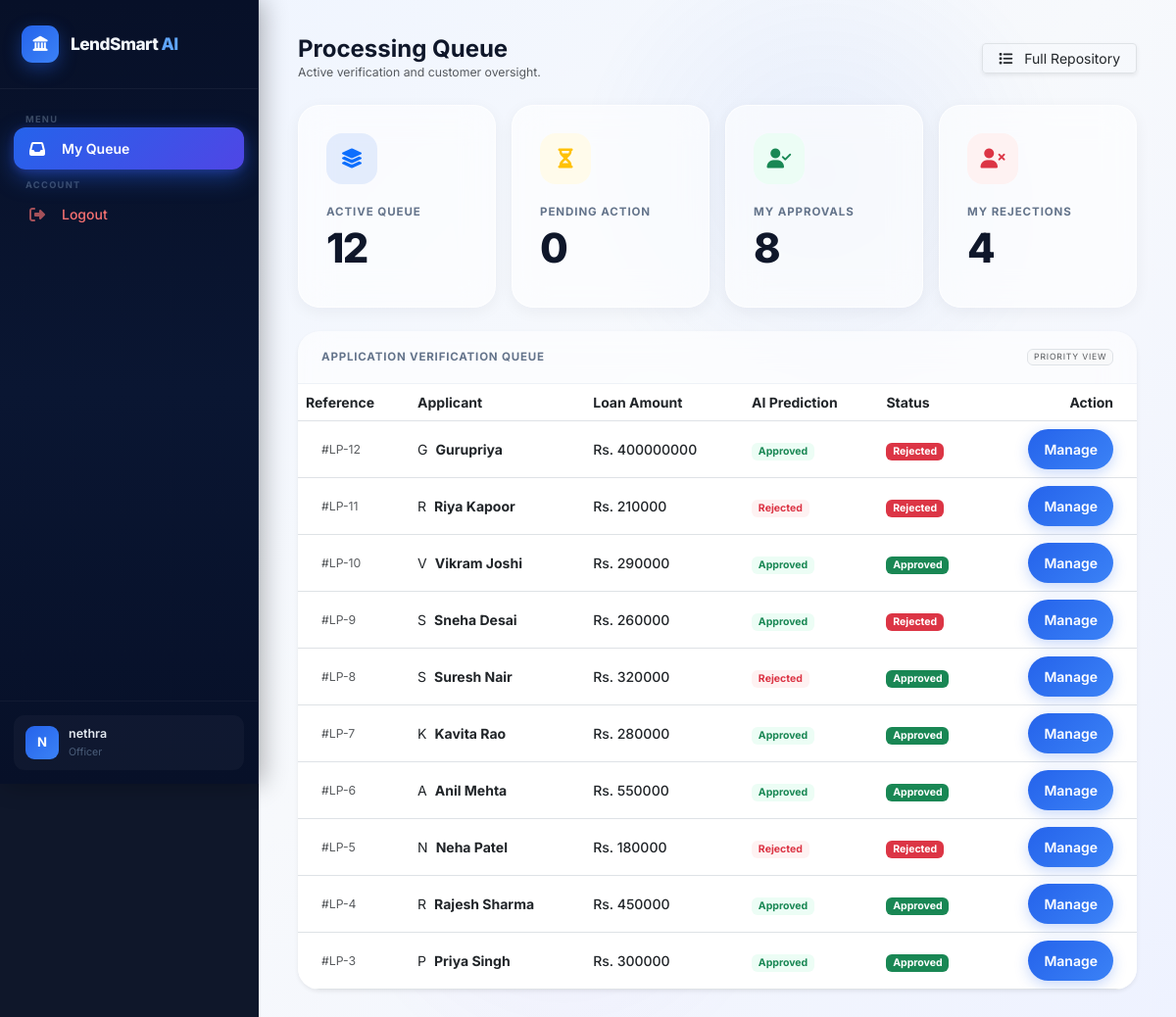
The app's page /officer-dashboard/ (signed in) with its own data.
### loan_app/models.py (models this page shows, shortened)
class User(AbstractUser):
    ROLE_CHOICES = [
        ('admin', 'Admin'),
        ('officer', 'Loan Officer'),
        ('applicant', 'Applicant'),
    ]
    role = models.CharField(max_length=20, choices=ROLE_CHOICES, default='applicant')
    phone = models.CharField(max_length=15, blank=True, null=True)
    employee_id = models.CharField(max_length=20, blank=True, null=True, unique=True)
    department = models.CharField(max_length=50, blank=True, null=True)
    joined_date = models.DateTimeField(auto_now_add=True)

class LoanApplication(models.Model):
    user = models.ForeignKey(User, on_delete=models.CASCADE, related_name='applications')
    applicant_name = models.CharField(max_length=100)
    email = models.EmailField()
    phone = models.CharField(max_length=15)
    age = models.IntegerField()
    gender = models.CharField(max_length=10, choices=[('Male', 'Male'), ('Female', 'Female'), ('Other', 'Other')])
    marital_status = models.CharField(max_length=20, choices=[('Single', 'Single'), ('Married', 'Married')])
    dependents = models.IntegerField(default=0)
    education = models.CharField(max_length=50, choices=[('Graduate', 'Graduate'), ('Not Graduate', 'Not Graduate')])
    self_employed = models.CharField(max_length=3, choices=[('Yes', 'Yes'), ('No', 'No')], default='No')
    employment_type = models.CharField(max_length=50, choices=[('Salaried', 'Salaried'), ('Business', 'Business')])
    income_annum = models.FloatField(default=0.0)
    loan_amount = models.FloatField()
    loan_term = models.IntegerField(help_text="Loan Term in months")
    cibil_score = models.IntegerField(default=300)
    property_area = models.CharField(max_length=20, choices=[('Urban', 'Urban'), ('Semiurban', 'Semiurban'), ('Rural', 'Rural')])
    residential_assets_value = models.FloatField(default=0.0)
    commercial_assets_value = models.FloatField(default=0.0)
    luxury_assets_value = models.FloatField(default=0.0)
    bank_asset_value = models.FloatField(default=0.0)
    STATUS_CHOICES = [
        ('pending', 'Pending'),
        ('approved', 'Approved'),
        ('rejected', 'Rejected'),
        ('review', 'Under Review'),
    ]
    prediction = models.CharField(max_length=20, blank=True, null=True)
    ml_prediction = models.CharField(max_length=20, blank=True, null=True)
    admin_decision = models.CharField(max_length=20, blank=True, null=True)
    prediction_match = models.BooleanField(default=True)
    prediction_confidence = models.FloatField(blank=True, null=True)
    status = models.CharField(max_length=20, choices=STATUS_CHOICES, default='pending')
    admin_override = models.BooleanField(default=False)
    prediction_match = models.BooleanField(default=False)
    processed_by = models.ForeignKey(User, related_name='processed_loans', null=True, blank=True, on_delete=models.SET_NULL)
    processed_at = models.DateTimeField(null=True, blank=True)
    admin_notes = models.TextField(blank=True, null=True)
    created_at = models.DateTimeField(auto_now_add=True)
    updated_at = models.DateTimeField(auto_now=True)
    @property
    def effective_ml_prediction(self):
        return self.ml_prediction or self.prediction

### loan_app/views.py (the view)
# urls.py: path('officer-dashboard/', views.officer_dashboard_view, name='officer_dashboard'),
@login_required
def officer_dashboard_view(request):
    if request.user.role != 'officer':
        messages.error(request, "Unauthorized access.")
        return redirect('home')
    applications = LoanApplication.objects.all()
    total_apps = applications.count()
    approved_count = applications.filter(status='approved').count()
    rejected_count = applications.filter(status='rejected').count()
    pending_count = applications.filter(status__in=['pending', 'review']).count()
    context = {
        'total_applications': total_apps,
        'approved_loans': approved_count,
        'rejected_loans': rejected_count,
        'pending_loans': pending_count,
        'recent_applications': applications.order_by('-created_at')[:10],
    }
    return render(request, 'officer/dashboard.html', context)

### templates/officer/dashboard.html (shortened to what this page needs)
{% extends 'base.html' %}
{% block content %}
<div class="d-flex justify-content-between align-items-center mb-4">
    <div>
        <h4 class="fw-bold mb-0 text-slate-800">Processing Queue</h4>
        <p class="text-muted small mb-0">Active verification and customer oversight.</p>
    </div>
    <a href="{% url 'admin_application_list' %}" class="btn btn-white border shadow-sm btn-sm px-3">
        <i class="fas fa-list me-2"></i> Full Repository
    </a>
</div>
<div class="row g-3 mb-4">
    <div class="col-md-3">
        <div class="card kpi-card">
            <div class="kpi-icon bg-primary-light text-primary"><i class="fas fa-layer-group"></i></div>
            <div class="kpi-data">
                <div class="kpi-label">Active Queue</div>
                <div class="kpi-value">{{ total_applications|default:0 }}</div>
            </div>
        </div>
    </div>
    <div class="col-md-3">
        <div class="card kpi-card">
            <div class="kpi-icon text-warning" style="background: #fffbeb;"><i class="fas fa-hourglass-half"></i></div>
            <div class="kpi-data">
                <div class="kpi-label">Pending Action</div>
                <div class="kpi-value">{{ pending_loans|default:0 }}</div>
            </div>
        </div>
    </div>
    <div class="col-md-3">
        <div class="card kpi-card">
            <div class="kpi-icon text-success" style="background: #ecfdf5;"><i class="fas fa-user-check"></i></div>
            <div class="kpi-data">
                <div class="kpi-label">My Approvals</div>
                <div class="kpi-value">{{ approved_loans|default:0 }}</div>
            </div>
        </div>
    </div>
    <div class="col-md-3">
        <div class="card kpi-card">
            <div class="kpi-icon text-danger" style="background: #fef2f2;"><i class="fas fa-user-xmark"></i></div>
            <div class="kpi-data">
                <div class="kpi-label">My Rejections</div>
                <div class="kpi-value">{{ rejected_loans|default:0 }}</div>
            </div>
        </div>
    </div>
</div>
<div class="card shadow-sm border-0">
    <div class="card-header d-flex justify-content-between align-items-center">
        <span>Application Verification Queue</span>
        <span class="badge bg-light text-muted border fw-normal">Priority View</span>
    </div>
    <div class="card-body p-0">
        <div class="table-responsive">
            <table class="table table-hover align-middle mb-0">
                <thead>
                    <tr>
                        <th>Reference</th>
                        <th>Applicant</th>
                        <th>Loan Amount</th>
                        <th>AI Prediction</th>
                        <th>Status</th>
                        <th class="text-end pe-4">Action</th>
                    </tr>
                </thead>
                <tbody>
                    {% for app in recent_applications %}
                    <tr>
                        <td class="ps-4 text-muted small">#LP-{{ app.id }}</td>
                        <td>
                            <div class="d-flex align-items-center gap-2">
                                <div class="avatar-initial">{{ app.applicant_name|slice:":1"|upper }}</div>
                                <div class="fw-bold">{{ app.applicant_name }}</div>
                            </div>
                        </td>
                        <td class="fw-medium">Rs. {{ app.loan_amount|floatformat:0 }}</td>
                        <td>
                            <span class="badge {% if app.effective_ml_prediction|lower == 'approved' %}bg-success-light text-success{% elif app.effective_ml_prediction|lower == 'rejected' %}bg-danger-light text-danger{% else %}bg-light text-muted border{% endif %}" style="{% if app.effective_ml_prediction|lower == 'approved' %}background: #ecfdf5;{% elif app.effective_ml_prediction|lower == 'rejected' %}background: #fef2f2;{% endif %}">
                                {{ app.effective_ml_prediction|default:'Pending'|capfirst }}
                            </span>
                        </td>
                        <td>
                            <span class="badge {% if app.status == 'approved' %}bg-success{% elif app.status == 'rejected' %}bg-danger{% else %}bg-warning text-dark{% endif %}">
                                {{ app.get_status_display }}
                            </span>
                        </td>
                        <td class="text-end pe-4">
                            <a href="{% url 'admin_application_detail' app.id %}" class="btn btn-sm btn-primary px-3 rounded-pill">Manage</a>
                        </td>
                    </tr>
                    {% empty %}
                    <tr><td colspan="6" class="text-center py-5 text-muted">No applications found in your operational queue.</td></tr>
                    {% endfor %}
                </tbody>
            </table>
        </div>
    </div>
</div>
{% endblock %}

### templates/base.html (shortened to what this page needs)
<!DOCTYPE html>
<html lang="en">
<head>
    <link href="https://cdn.jsdelivr.net/npm/bootstrap@5.3.0/dist/css/bootstrap.min.css" rel="stylesheet">
    <link href="https://cdnjs.cloudflare.com/ajax/libs/font-awesome/6.4.0/css/all.min.css" rel="stylesheet">
</head>
<body>
    {% if request.resolver_match.url_name not in 'home,login,register' %}
    <aside class="sidebar" id="mainSidebar">
        <div class="sidebar-brand">
            <div class="brand-icon"><i class="fas fa-landmark"></i></div>
            <div class="brand-text">LendSmart <span>AI</span></div>
        </div>
        <nav class="sidebar-nav">
            {% if user.is_authenticated %}
                {% if user.role == 'admin' %}
                    <div class="nav-section">
                        <span class="nav-label">Menu</span>
                        <div class="nav-item"><a href="{% url 'admin_dashboard' %}" class="nav-link {% if request.resolver_match.url_name == 'admin_dashboard' %}active{% endif %}"><i class="fas fa-chart-line"></i> Dashboard</a></div>
                        <div class="nav-item"><a href="{% url 'admin_application_list' %}" class="nav-link {% if 'application' in request.resolver_match.url_name %}active{% endif %}"><i class="fas fa-folder-open"></i> Applications</a></div>
                        <div class="nav-item"><a href="{% url 'admin_officer_list' %}" class="nav-link {% if 'officer' in request.resolver_match.url_name %}active{% endif %}"><i class="fas fa-users"></i> Loan Officers</a></div>
                    </div>
                    <div class="nav-section">
                        <span class="nav-label">Account</span>
                        <div class="nav-item"><a href="{% url 'logout' %}" class="nav-link nav-logout"><i class="fas fa-sign-out-alt"></i> Logout</a></div>
                    </div>
                {% elif user.role == 'officer' %}
                    <div class="nav-section">
                        <span class="nav-label">Menu</span>
                        <div class="nav-item"><a href="{% url 'officer_dashboard' %}" class="nav-link {% if request.resolver_match.url_name == 'officer_dashboard' %}active{% endif %}"><i class="fas fa-inbox"></i> My Queue</a></div>
                    </div>
                    <div class="nav-section">
                        <span class="nav-label">Account</span>
                        <div class="nav-item"><a href="{% url 'logout' %}" class="nav-link nav-logout"><i class="fas fa-sign-out-alt"></i> Logout</a></div>
                    </div>
                {% endif %}
            {% endif %}
        </nav>
        {% if user.is_authenticated %}
        <div class="sidebar-footer">
            <div class="sidebar-user">
                <div class="user-avatar">{{ user.username|slice:":1"|upper }}</div>
                <div>
                    <div class="user-name">{{ user.username }}</div>
                    <div class="user-role">{{ user.role|capfirst }}</div>
                </div>
            </div>
        </div>
        {% endif %}
    </aside>
    {% endif %}
    <div class="main-wrapper" style="{% if request.resolver_match.url_name in 'home,login,register' %}margin-left:0;width:100%;{% endif %}">
        <main class="page-content">
            {% block content %}{% endblock %}
        </main>
    </div>
</body>
</html>

### records on screen
User: username "N", username "nethra", role "Officer"
LoanApplication: id "12", applicant_name "G", applicant_name "Gurupriya", loan_amount "400000000", effective_ml_prediction "Approved", status "Rejected"
LoanApplication: id "11", applicant_name "R", applicant_name "Riya Kapoor", loan_amount "210000", effective_ml_prediction "Rejected", status "Rejected"
LoanApplication: id "10", applicant_name "V", applicant_name "Vikram Joshi", loan_amount "290000", effective_ml_prediction "Approved", status "Approved"
LoanApplication: id "9", applicant_name "S", applicant_name "Sneha Desai", loan_amount "260000", effective_ml_prediction "Approved", status "Rejected"
LoanApplication: id "8", applicant_name "S", applicant_name "Suresh Nair", loan_amount "320000", effective_ml_prediction "Rejected", status "Approved"
LoanApplication: id "7", applicant_name "K", applicant_name "Kavita Rao", loan_amount "280000", effective_ml_prediction "Approved", status "Approved"
LoanApplication: id "6", applicant_name "A", applicant_name "Anil Mehta", loan_amount "550000", effective_ml_prediction "Approved", status "Approved"
LoanApplication: id "5", applicant_name "N", applicant_name "Neha Patel", loan_amount "180000", effective_ml_prediction "Rejected", status "Rejected"
LoanApplication: id "4", applicant_name "R", applicant_name "Rajesh Sharma", loan_amount "450000", effective_ml_prediction "Approved", status "Approved"
LoanApplication: id "3", applicant_name "P", applicant_name "Priya Singh", loan_amount "300000", effective_ml_prediction "Approved", status "Approved"

### other values on screen
{{ total_applications|default:0 }} "12"
{{ pending_loans|default:0 }} "0"
{{ approved_loans|default:0 }} "8"
{{ rejected_loans|default:0 }} "4"
